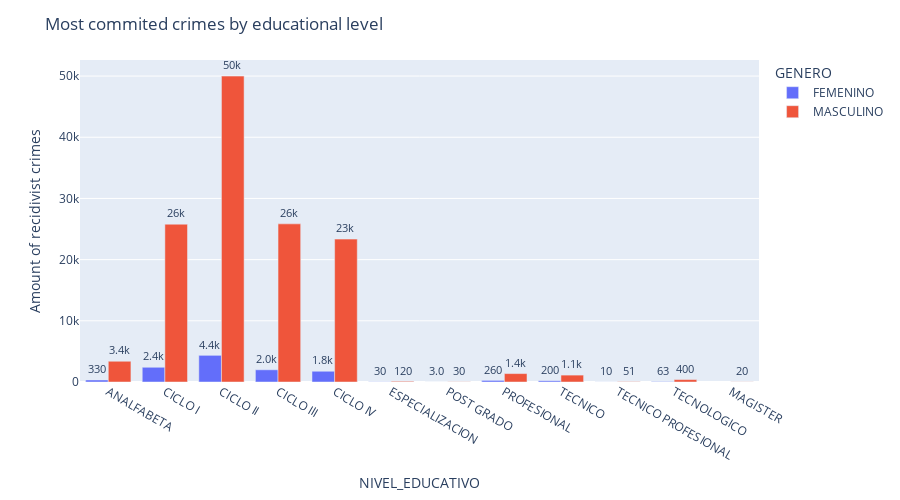

Notebook cell for this chart:
### Code cell
import plotly.express as px

fig = px.bar(df_edu_gen, x='NIVEL_EDUCATIVO', y='INTERNOEN',
             hover_data=['GENERO','NIVEL_EDUCATIVO'], color='GENERO',
             labels={'INTERNOEN':'Amount of recidivist crimes'}, height=500, barmode='group', text="INTERNOEN")
fig.update_traces(texttemplate='%{text:.2s}', textposition='outside')
fig.update_layout(uniformtext_minsize=6, uniformtext_mode='hide',
                  title="Most commited crimes by educational level",
                 )
fig.show()

### Figure 1 — Plotly figure (JSON) as saved in the notebook; plotly's stock layout.template omitted (floating-point values rounded to 4 significant figures)
{"data": [{"alignmentgroup": "True", "customdata": [["FEMENINO", "ANALFABETA"], ["FEMENINO", "CICLO I"], ["FEMENINO", "CICLO II"], ["FEMENINO", "CICLO III"], ["FEMENINO", "CICLO IV"], ["FEMENINO", "ESPECIALIZACION"], ["FEMENINO", "POST GRADO"], ["FEMENINO", "PROFESIONAL"], ["FEMENINO", "TECNICO"], ["FEMENINO", "TECNICO PROFESIONAL"], ["FEMENINO", "TECNOLOGICO"]], "hovertemplate": "GENERO=%{customdata[0]}<br>NIVEL_EDUCATIVO=%{customdata[1]}<br>Amount of recidivist crimes=%{text}<extra></extra>", "legendgroup": "FEMENINO", "marker": {"color": "#636efa"}, "name": "FEMENINO", "offsetgroup": "FEMENINO", "orientation": "v", "showlegend": true, "text": [328, 2408, 4359, 1995, 1757, 30, 3, 261, 200, 10, 63], "textposition": "outside", "texttemplate": "%{text:.2s}", "type": "bar", "x": ["ANALFABETA", "CICLO I", "CICLO II", "CICLO III", "CICLO IV", "ESPECIALIZACION", "POST GRADO", "PROFESIONAL", "TECNICO", "TECNICO PROFESIONAL", "TECNOLOGICO"], "xaxis": "x", "y": [328, 2408, 4359, 1995, 1757, 30, 3, 261, 200, 10, 63], "yaxis": "y"}, {"alignmentgroup": "True", "customdata": [["MASCULINO", "ANALFABETA"], ["MASCULINO", "CICLO I"], ["MASCULINO", "CICLO II"], ["MASCULINO", "CICLO III"], ["MASCULINO", "CICLO IV"], ["MASCULINO", "ESPECIALIZACION"], ["MASCULINO", "MAGISTER"], ["MASCULINO", "POST GRADO"], ["MASCULINO", "PROFESIONAL"], ["MASCULINO", "TECNICO"], ["MASCULINO", "TECNICO PROFESIONAL"], ["MASCULINO", "TECNOLOGICO"]], "hovertemplate": "GENERO=%{customdata[0]}<br>NIVEL_EDUCATIVO=%{customdata[1]}<br>Amount of recidivist crimes=%{text}<extra></extra>", "legendgroup": "MASCULINO", "marker": {"color": "#EF553B"}, "name": "MASCULINO", "offsetgroup": "MASCULINO", "orientation": "v", "showlegend": true, "text": [3389, 25790, 49994, 25844, 23352, 115, 20, 30, 1375, 1128, 51, 397], "textposition": "outside", "texttemplate": "%{text:.2s}", "type": "bar", "x": ["ANALFABETA", "CICLO I", "CICLO II", "CICLO III", "CICLO IV", "ESPECIALIZACION", "MAGISTER", "POST GRADO", "PROFESIONAL", "TECNICO", "TECNICO PROFESIONAL", "TECNOLOGICO"], "xaxis": "x", "y": [3389, 25790, 49994, 25844, 23352, 115, 20, 30, 1375, 1128, 51, 397], "yaxis": "y"}], "layout": {"barmode": "group", "height": 500, "legend": {"title": {"text": "GENERO"}, "tracegroupgap": 0}, "margin": {"t": 60}, "title": {"text": "Most commited crimes by educational level"}, "uniformtext": {"minsize": 6, "mode": "hide"}, "xaxis": {"anchor": "y", "domain": [0, 1], "title": {"text": "NIVEL_EDUCATIVO"}}, "yaxis": {"anchor": "x", "domain": [0, 1], "title": {"text": "Amount of recidivist crimes"}}}}
